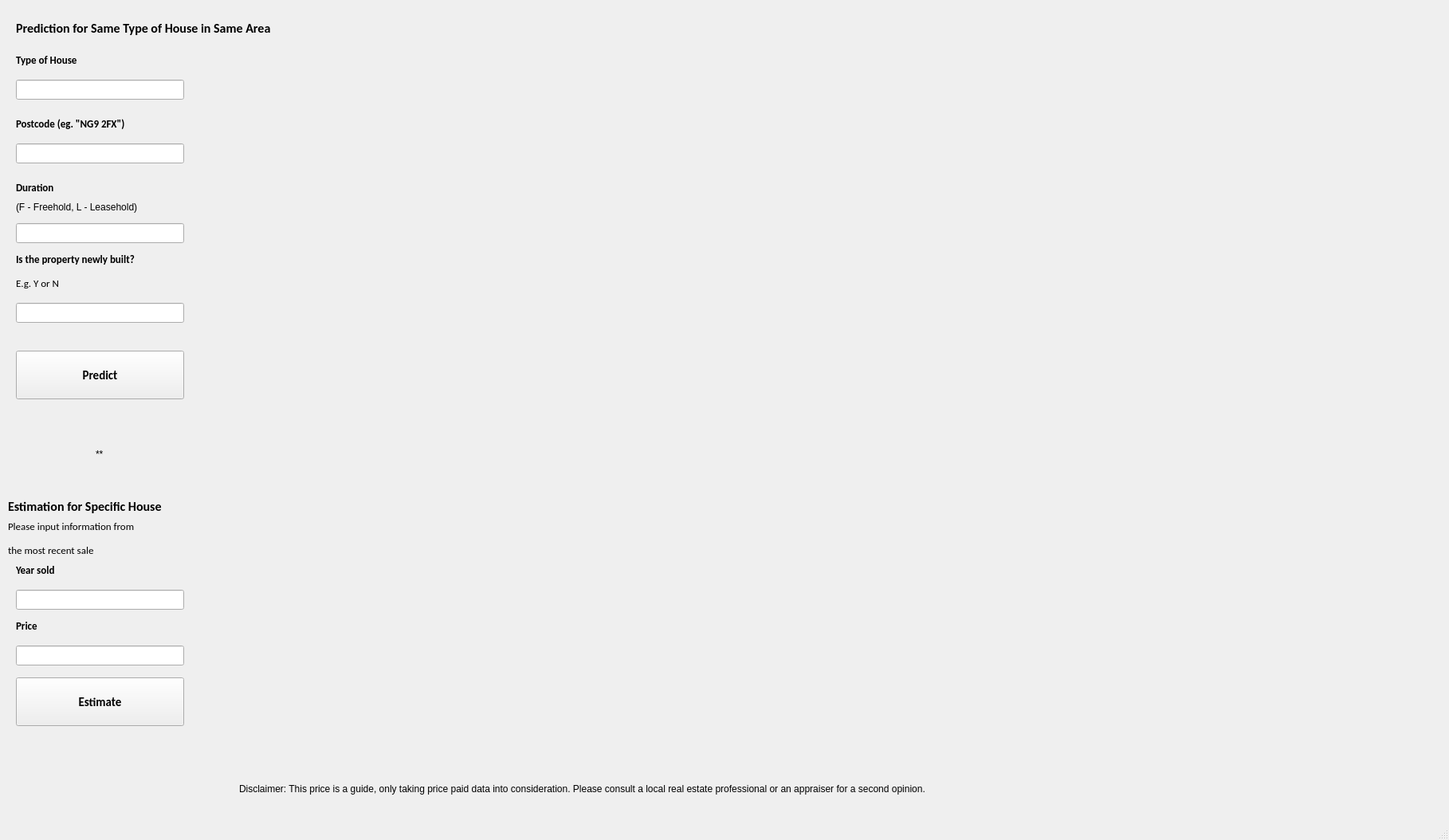
<?xml version="1.0" encoding="UTF-8"?>
<ui version="4.0">
 <class>MainWindow</class>
 <widget class="QMainWindow" name="MainWindow">
  <property name="geometry">
   <rect>
    <x>0</x>
    <y>0</y>
    <width>1818</width>
    <height>1054</height>
   </rect>
  </property>
  <property name="windowTitle">
   <string>MainWindow</string>
  </property>
  <widget class="QWidget" name="centralwidget">
   <widget class="QLabel" name="typeOfHouseLabel">
    <property name="geometry">
     <rect>
      <x>20</x>
      <y>60</y>
      <width>161</width>
      <height>31</height>
     </rect>
    </property>
    <property name="font">
     <font>
      <family>Calibri</family>
      <pointsize>10</pointsize>
      <weight>75</weight>
      <bold>true</bold>
     </font>
    </property>
    <property name="text">
     <string>Type of House</string>
    </property>
   </widget>
   <widget class="QLineEdit" name="typeOfHouseInput">
    <property name="geometry">
     <rect>
      <x>20</x>
      <y>100</y>
      <width>211</width>
      <height>25</height>
     </rect>
    </property>
   </widget>
   <widget class="QLabel" name="durationLabel">
    <property name="geometry">
     <rect>
      <x>20</x>
      <y>220</y>
      <width>231</width>
      <height>31</height>
     </rect>
    </property>
    <property name="font">
     <font>
      <family>Calibri</family>
      <pointsize>10</pointsize>
      <weight>75</weight>
      <bold>true</bold>
     </font>
    </property>
    <property name="text">
     <string>Duration </string>
    </property>
   </widget>
   <widget class="QLineEdit" name="durationInput">
    <property name="geometry">
     <rect>
      <x>20</x>
      <y>280</y>
      <width>211</width>
      <height>25</height>
     </rect>
    </property>
   </widget>
   <widget class="QLabel" name="newLabel">
    <property name="geometry">
     <rect>
      <x>20</x>
      <y>310</y>
      <width>251</width>
      <height>31</height>
     </rect>
    </property>
    <property name="font">
     <font>
      <family>Calibri</family>
      <pointsize>10</pointsize>
      <weight>75</weight>
      <bold>true</bold>
     </font>
    </property>
    <property name="text">
     <string>Is the property newly built?</string>
    </property>
   </widget>
   <widget class="QLabel" name="newLabelIgnore">
    <property name="geometry">
     <rect>
      <x>20</x>
      <y>340</y>
      <width>251</width>
      <height>31</height>
     </rect>
    </property>
    <property name="font">
     <font>
      <family>Calibri</family>
      <pointsize>10</pointsize>
      <weight>50</weight>
      <bold>false</bold>
     </font>
    </property>
    <property name="text">
     <string>E.g. Y or N</string>
    </property>
   </widget>
   <widget class="QLineEdit" name="newInput">
    <property name="geometry">
     <rect>
      <x>20</x>
      <y>380</y>
      <width>211</width>
      <height>25</height>
     </rect>
    </property>
   </widget>
   <widget class="QPushButton" name="predictButton">
    <property name="geometry">
     <rect>
      <x>20</x>
      <y>440</y>
      <width>211</width>
      <height>61</height>
     </rect>
    </property>
    <property name="font">
     <font>
      <family>Calibri</family>
      <pointsize>11</pointsize>
      <weight>75</weight>
      <bold>true</bold>
     </font>
    </property>
    <property name="cursor">
     <cursorShape>ArrowCursor</cursorShape>
    </property>
    <property name="text">
     <string>Predict</string>
    </property>
   </widget>
   <widget class="QLabel" name="houseTypeLabel">
    <property name="geometry">
     <rect>
      <x>20</x>
      <y>20</y>
      <width>501</width>
      <height>31</height>
     </rect>
    </property>
    <property name="font">
     <font>
      <family>Calibri</family>
      <pointsize>12</pointsize>
      <weight>75</weight>
      <bold>true</bold>
     </font>
    </property>
    <property name="text">
     <string>Prediction for Same Type of House in Same Area</string>
    </property>
   </widget>
   <widget class="QLabel" name="specificHouseTitle">
    <property name="geometry">
     <rect>
      <x>10</x>
      <y>620</y>
      <width>301</width>
      <height>31</height>
     </rect>
    </property>
    <property name="font">
     <font>
      <family>Calibri</family>
      <pointsize>12</pointsize>
      <weight>75</weight>
      <bold>true</bold>
     </font>
    </property>
    <property name="text">
     <string>Estimation for Specific House</string>
    </property>
   </widget>
   <widget class="QLineEdit" name="yearSoldInput">
    <property name="geometry">
     <rect>
      <x>20</x>
      <y>740</y>
      <width>211</width>
      <height>25</height>
     </rect>
    </property>
   </widget>
   <widget class="QLabel" name="requestLabel">
    <property name="geometry">
     <rect>
      <x>10</x>
      <y>640</y>
      <width>441</width>
      <height>41</height>
     </rect>
    </property>
    <property name="font">
     <font>
      <family>Calibri</family>
      <pointsize>10</pointsize>
      <weight>50</weight>
      <bold>false</bold>
     </font>
    </property>
    <property name="text">
     <string>Please input information from </string>
    </property>
   </widget>
   <widget class="QLabel" name="yearSoldLabel">
    <property name="geometry">
     <rect>
      <x>20</x>
      <y>700</y>
      <width>251</width>
      <height>31</height>
     </rect>
    </property>
    <property name="font">
     <font>
      <family>Calibri</family>
      <pointsize>10</pointsize>
      <weight>75</weight>
      <bold>true</bold>
     </font>
    </property>
    <property name="text">
     <string>Year sold</string>
    </property>
   </widget>
   <widget class="QLabel" name="priceLabel">
    <property name="geometry">
     <rect>
      <x>20</x>
      <y>770</y>
      <width>251</width>
      <height>31</height>
     </rect>
    </property>
    <property name="font">
     <font>
      <family>Calibri</family>
      <pointsize>10</pointsize>
      <weight>75</weight>
      <bold>true</bold>
     </font>
    </property>
    <property name="text">
     <string>Price</string>
    </property>
   </widget>
   <widget class="QLineEdit" name="priceInput">
    <property name="geometry">
     <rect>
      <x>20</x>
      <y>810</y>
      <width>211</width>
      <height>25</height>
     </rect>
    </property>
   </widget>
   <widget class="QPushButton" name="predictButton_2">
    <property name="geometry">
     <rect>
      <x>20</x>
      <y>850</y>
      <width>211</width>
      <height>61</height>
     </rect>
    </property>
    <property name="font">
     <font>
      <family>Calibri</family>
      <pointsize>11</pointsize>
      <weight>75</weight>
      <bold>true</bold>
     </font>
    </property>
    <property name="cursor">
     <cursorShape>ArrowCursor</cursorShape>
    </property>
    <property name="text">
     <string>Estimate</string>
    </property>
   </widget>
   <widget class="QLabel" name="specificSummary">
    <property name="geometry">
     <rect>
      <x>170</x>
      <y>1010</y>
      <width>371</width>
      <height>19</height>
     </rect>
    </property>
    <property name="text">
     <string/>
    </property>
   </widget>
   <widget class="QLabel" name="disclaimerSign">
    <property name="geometry">
     <rect>
      <x>300</x>
      <y>980</y>
      <width>1161</width>
      <height>19</height>
     </rect>
    </property>
    <property name="text">
     <string>Disclaimer: This price is a guide, only taking price paid data into consideration. Please consult a local real estate professional or an appraiser for a second opinion.</string>
    </property>
   </widget>
   <widget class="QLabel" name="label_3">
    <property name="geometry">
     <rect>
      <x>20</x>
      <y>250</y>
      <width>211</width>
      <height>19</height>
     </rect>
    </property>
    <property name="text">
     <string>(F - Freehold, L - Leasehold)</string>
    </property>
   </widget>
   <widget class="MplWidget" name="areaPrediction" native="true">
    <property name="geometry">
     <rect>
      <x>320</x>
      <y>120</y>
      <width>1451</width>
      <height>791</height>
     </rect>
    </property>
   </widget>
   <widget class="QLineEdit" name="postcodeInput">
    <property name="geometry">
     <rect>
      <x>20</x>
      <y>180</y>
      <width>211</width>
      <height>25</height>
     </rect>
    </property>
   </widget>
   <widget class="QLabel" name="durationLabel_2">
    <property name="geometry">
     <rect>
      <x>20</x>
      <y>140</y>
      <width>231</width>
      <height>31</height>
     </rect>
    </property>
    <property name="font">
     <font>
      <family>Calibri</family>
      <pointsize>10</pointsize>
      <weight>75</weight>
      <bold>true</bold>
     </font>
    </property>
    <property name="text">
     <string>Postcode (eg. &quot;NG9 2FX&quot;)</string>
    </property>
   </widget>
   <widget class="QLabel" name="areaSummary">
    <property name="geometry">
     <rect>
      <x>120</x>
      <y>560</y>
      <width>68</width>
      <height>19</height>
     </rect>
    </property>
    <property name="sizePolicy">
     <sizepolicy hsizetype="Expanding" vsizetype="Expanding">
      <horstretch>0</horstretch>
      <verstretch>0</verstretch>
     </sizepolicy>
    </property>
    <property name="text">
     <string>**</string>
    </property>
   </widget>
   <widget class="QLabel" name="requestLabel_2">
    <property name="geometry">
     <rect>
      <x>10</x>
      <y>670</y>
      <width>441</width>
      <height>41</height>
     </rect>
    </property>
    <property name="font">
     <font>
      <family>Calibri</family>
      <pointsize>10</pointsize>
      <weight>50</weight>
      <bold>false</bold>
     </font>
    </property>
    <property name="text">
     <string>the most recent sale</string>
    </property>
   </widget>
  </widget>
  <widget class="QStatusBar" name="statusbar"/>
 </widget>
 <customwidgets>
  <customwidget>
   <class>MplWidget</class>
   <extends>QWidget</extends>
   <header>GUI.models.mplwidget</header>
   <container>1</container>
  </customwidget>
 </customwidgets>
 <resources/>
 <connections/>
</ui>
